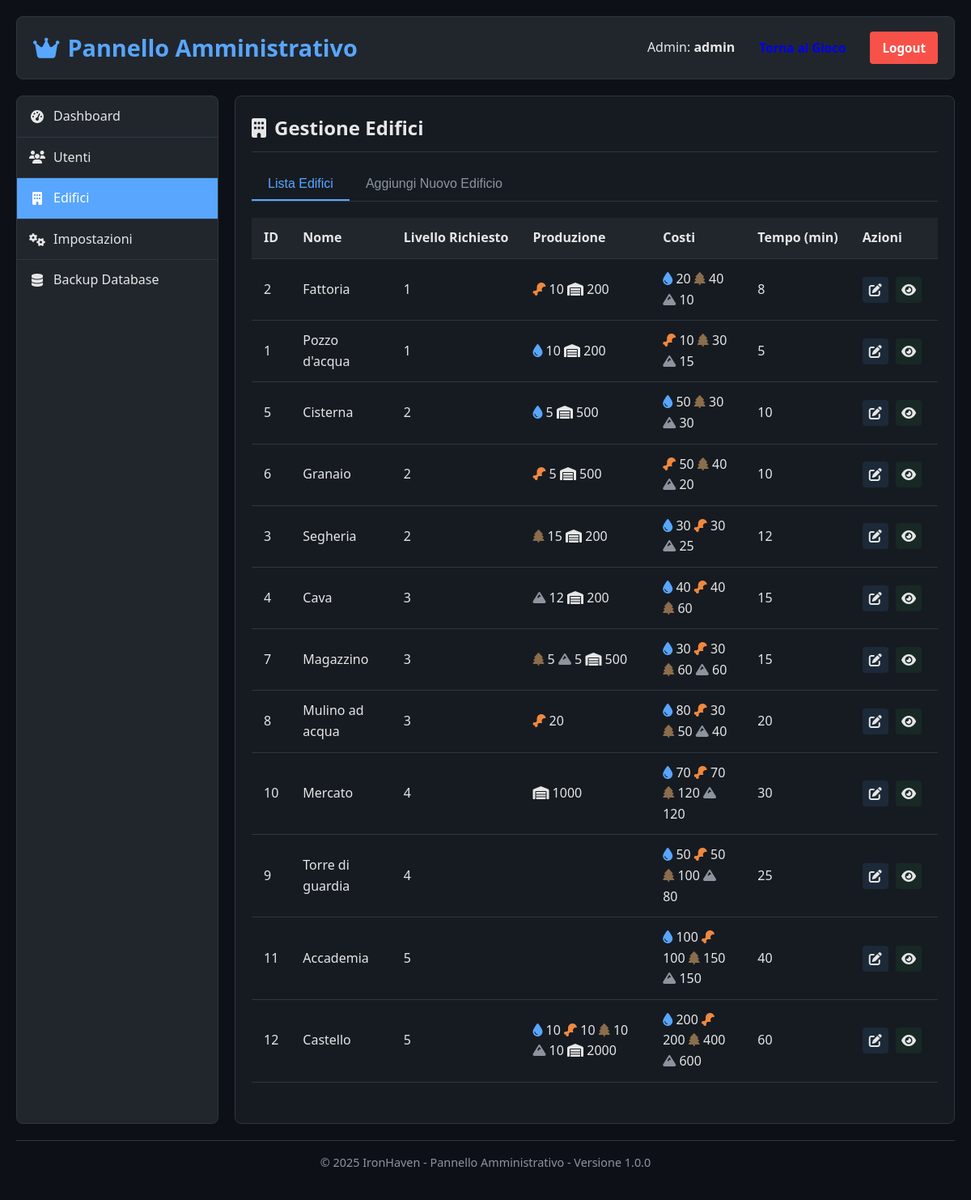
The page /admin.php?action=buildings (signed in) on the database its author committed.
### tables this page shows
CREATE TABLE building_types (
    building_type_id INT AUTO_INCREMENT PRIMARY KEY,
    name VARCHAR(50) NOT NULL,
    description TEXT,
    level_required INT DEFAULT 1,
    water_production INT DEFAULT 0,
    food_production INT DEFAULT 0,
    wood_production INT DEFAULT 0,
    stone_production INT DEFAULT 0,
    capacity_increase INT DEFAULT 0,
    water_cost INT DEFAULT 0,
    food_cost INT DEFAULT 0,
    wood_cost INT DEFAULT 0,
    stone_cost INT DEFAULT 0,
    build_time_minutes INT DEFAULT 10,
    upgrade_cost_multiplier FLOAT DEFAULT 1.5,
    max_level INT DEFAULT 5,
    image_url VARCHAR(255)
);

### admin.php (the view, shortened to what this page needs)
<?php
$username = $_SESSION['username'] ?? null;
$action = $_GET['action'] ?? 'dashboard';
function get_all_building_types() {
    try {
        $pdo = db_connect();
        $stmt = $pdo->query('SELECT * FROM building_types ORDER BY level_required, name');
        return $stmt->fetchAll(PDO::FETCH_ASSOC);
    } catch (PDOException $e) {
        error_log("Errore nell'ottenere i tipi di edifici: " . $e->getMessage());
        return [];
    }
}
$building_types = [];
$stats = [];
switch ($action) {
    case 'buildings':
        $building_types = get_all_building_types();
        break;
}
?>
<!DOCTYPE html>
<html lang="it">
<head>
    <link rel="stylesheet" href="https://cdnjs.cloudflare.com/ajax/libs/font-awesome/6.5.1/css/all.min.css">
    <link rel="stylesheet" href="css/style.css">
    <link rel="stylesheet" href="css/admin.css">
</head>
<body>
    <div class="admin-container">
        <header class="admin-header">
            <h1><i class="fas fa-crown"></i> Pannello Amministrativo</h1>
            <div class="admin-user-info">
                <span class="welcome">Admin: <strong><?php echo htmlspecialchars($username); ?></strong></span>
                <a href="index.php" class="admin-btn">Torna al Gioco</a>
                <a href="#" class="admin-btn logout-btn" id="logout-btn">Logout</a>
            </div>
        </header>
        <div class="admin-content">
            <div class="admin-sidebar">
                <ul class="admin-menu">
                    <li class="<?php echo $action === 'dashboard' ? 'active' : ''; ?>">
                        <a href="admin.php?action=dashboard"><i class="fas fa-tachometer-alt"></i> Dashboard</a>
                    </li>
                    <li class="<?php echo $action === 'users' ? 'active' : ''; ?>">
                        <a href="admin.php?action=users"><i class="fas fa-users"></i> Utenti</a>
                    </li>
                    <li class="<?php echo $action === 'buildings' || $action === 'edit_building' ? 'active' : ''; ?>">
                        <a href="admin.php?action=buildings"><i class="fas fa-building"></i> Edifici</a>
                    </li>
                    <li class="<?php echo $action === 'settings' ? 'active' : ''; ?>">
                        <a href="admin.php?action=settings"><i class="fas fa-cogs"></i> Impostazioni</a>
                    </li>
                    <li>
                        <a href="admin.php?action=backup"><i class="fas fa-database"></i> Backup Database</a>
                    </li>
                </ul>
            </div>
            <div class="admin-main">
                <?php if ($action === 'dashboard'): ?>
                <div class="admin-section">
                    <h2><i class="fas fa-tachometer-alt"></i> Dashboard</h2>
                    <div class="stats-grid">
                        <div class="stat-card">
                            <div class="stat-icon"><i class="fas fa-users"></i></div>
                            <div class="stat-value"><?php echo $stats['total_users']; ?></div>
                            <div class="stat-label">Utenti Totali</div>
                        </div>
                        <div class="stat-card">
                            <div class="stat-icon"><i class="fas fa-user-clock"></i></div>
                            <div class="stat-value"><?php echo $stats['active_users']; ?></div>
                            <div class="stat-label">Utenti Attivi (7 giorni)</div>
                        </div>
                        <div class="stat-card">
                            <div class="stat-icon"><i class="fas fa-building"></i></div>
                            <div class="stat-value"><?php echo $stats['total_buildings']; ?></div>
                            <div class="stat-label">Edifici Costruiti</div>
                        </div>
                        <div class="stat-card">
                            <div class="stat-icon"><i class="fas fa-chart-line"></i></div>
                            <div class="stat-value"><?php echo number_format($stats['avg_buildings'], 1); ?></div>
                            <div class="stat-label">Media Edifici/Utente</div>
                        </div>
                        <div class="stat-card">
                            <div class="stat-icon"><i class="fas fa-star"></i></div>
                            <div class="stat-value"><?php echo number_format($stats['avg_level'], 1); ?></div>
                            <div class="stat-label">Livello Medio</div>
                        </div>
                        <div class="stat-card">
                            <div class="stat-icon"><i class="fas fa-trophy"></i></div>
                            <div class="stat-value"><?php echo isset($stats['top_building']['name']) ? htmlspecialchars($stats['top_building']['name']) : 'N/A'; ?></div>
                            <div class="stat-label">Edificio Più Popolare</div>
                        </div>
                    </div>
                    <div class="admin-quick-links">
                        <h3>Azioni Rapide</h3>
                        <div class="quick-links-grid">
                            <a href="admin.php?action=users" class="quick-link-card">
                                <i class="fas fa-users"></i>
                                <span>Gestisci Utenti</span>
                            </a>
                            <a href="admin.php?action=buildings" class="quick-link-card">
                                <i class="fas fa-building"></i>
                                <span>Gestisci Edifici</span>
                            </a>
                            <a href="admin.php?action=settings" class="quick-link-card">
                                <i class="fas fa-cogs"></i>
                                <span>Impostazioni</span>
                            </a>
                            <a href="admin.php?action=backup" class="quick-link-card">
                                <i class="fas fa-database"></i>
                                <span>Backup Database</span>
                            </a>
                        </div>
                    </div>
                </div>
                <?php elseif ($action === 'buildings'): ?>
                <div class="admin-section">
                    <h2><i class="fas fa-building"></i> Gestione Edifici</h2>
                    <div class="admin-tabs">
                        <button class="admin-tab-btn active" data-tab="buildings-list">Lista Edifici</button>
                        <button class="admin-tab-btn" data-tab="add-building">Aggiungi Nuovo Edificio</button>
                    </div>
                    <div class="admin-tab-content active" id="buildings-list-tab">
                        <div class="admin-table-container">
                            <table class="admin-table">
                                <thead>
                                    <tr>
                                        <th>ID</th>
                                        <th>Nome</th>
                                        <th>Livello Richiesto</th>
                                        <th>Produzione</th>
                                        <th>Costi</th>
                                        <th>Tempo (min)</th>
                                        <th>Azioni</th>
                                    </tr>
                                </thead>
                                <tbody>
                                    <?php foreach ($building_types as $building): ?>
                                    <tr>
                                        <td><?php echo $building['building_type_id']; ?></td>
                                        <td><?php echo htmlspecialchars($building['name']); ?></td>
                                        <td><?php echo $building['level_required']; ?></td>
                                        <td>
                                            <?php if ($building['water_production'] > 0): ?>
                                                <i class="fas fa-tint water-icon"></i> <?php echo $building['water_production']; ?>
                                            <?php endif; ?>
                                            <?php if ($building['food_production'] > 0): ?>
                                                <i class="fas fa-drumstick-bite food-icon"></i> <?php echo $building['food_production']; ?>
                                            <?php endif; ?>
                                            <?php if ($building['wood_production'] > 0): ?>
                                                <i class="fas fa-tree wood-icon"></i> <?php echo $building['wood_production']; ?>
                                            <?php endif; ?>
                                            <?php if ($building['stone_production'] > 0): ?>
                                                <i class="fas fa-mountain stone-icon"></i> <?php echo $building['stone_production']; ?>
                                            <?php endif; ?>
                                            <?php if ($building['capacity_increase'] > 0): ?>
                                                <i class="fas fa-warehouse"></i> <?php echo $building['capacity_increase']; ?>
                                            <?php endif; ?>
                                        </td>
                                        <td>
                                            <?php if ($building['water_cost'] > 0): ?>
                                                <i class="fas fa-tint water-icon"></i> <?php echo $building['water_cost']; ?>
                                            <?php endif; ?>
                                            <?php if ($building['food_cost'] > 0): ?>
                                                <i class="fas fa-drumstick-bite food-icon"></i> <?php echo $building['food_cost']; ?>
                                            <?php endif; ?>
                                            <?php if ($building['wood_cost'] > 0): ?>
                                                <i class="fas fa-tree wood-icon"></i> <?php echo $building['wood_cost']; ?>
                                            <?php endif; ?>
                                            <?php if ($building['stone_cost'] > 0): ?>
                                                <i class="fas fa-mountain stone-icon"></i> <?php echo $building['stone_cost']; ?>
                                            <?php endif; ?>
                                        </td>
                                        <td><?php echo $building['build_time_minutes']; ?></td>
                                        <td class="actions">
                                            <a href="admin.php?action=edit_building&id=<?php echo $building['building_type_id']; ?>" class="edit-building-btn" title="Modifica">
                                                <i class="fas fa-edit"></i>
                                            </a>
                                            <a href="#" class="view-building-btn" data-id="<?php echo $building['building_type_id']; ?>" title="Visualizza Dettagli">
                                                <i class="fas fa-eye"></i>
                                            </a>
                                        </td>
                                    </tr>
                                    <?php endforeach; ?>
                                </tbody>
                            </table>
                        </div>
                    </div>
                </div>
                <?php endif; ?>
            </div>
        </div>
        <footer class="admin-footer">
            <p>&copy; <?php echo date('Y'); ?> <?php echo SITE_NAME; ?> - Pannello Amministrativo - Versione <?php echo GAME_VERSION; ?></p>
        </footer>
    </div>
</body>
</html>

### css/style.css (style rules this page uses)
* { margin: 0; padding: 0; box-sizing: border-box; }
body { font-family: 'Segoe UI', Tahoma, Geneva, Verdana, sans-serif; background-color: #0d1117; color: #e6e6e6; line-height: 1.6; }
header { display: flex; justify-content: space-between; align-items: center; padding: 10px 0; margin-bottom: 20px; border-bottom: 1px solid #30363d; }
header h1 { color: #58a6ff; font-size: 2rem; }
.welcome { font-size: 1rem; }
.login-btn, .register-btn, .logout-btn { padding: 8px 15px; border-radius: 4px; text-decoration: none; font-weight: bold; cursor: pointer; transition: all 0.3s ease; }
.logout-btn { background-color: #f85149; color: white; }
.water-icon { color: #58a6ff; }
.food-icon { color: #f0883e; }
.wood-icon { color: #8b6d4b; }
.stone-icon { color: #8d949e; }
footer { margin-top: 30px; padding: 15px 0; border-top: 1px solid #30363d; text-align: center; color: #8d949e; font-size: 0.9rem; }

### rows shown on the page
building_types: building_type_id "2", name "Fattoria", level_required "1", food_production "10", capacity_increase "200", water_cost "20", wood_cost "40", stone_cost "10", build_time_minutes "8"
building_types: building_type_id "1", name "Pozzo d'acqua", level_required "1", water_production "10", capacity_increase "200", food_cost "10", wood_cost "30", stone_cost "15", build_time_minutes "5"
building_types: building_type_id "5", name "Cisterna", level_required "2", water_production "5", capacity_increase "500", water_cost "50", wood_cost "30", stone_cost "30", build_time_minutes "10"
building_types: building_type_id "6", name "Granaio", level_required "2", food_production "5", capacity_increase "500", food_cost "50", wood_cost "40", stone_cost "20", build_time_minutes "10"
building_types: building_type_id "3", name "Segheria", level_required "2", wood_production "15", capacity_increase "200", water_cost "30", food_cost "30", stone_cost "25", build_time_minutes "12"
building_types: building_type_id "4", name "Cava", level_required "3", stone_production "12", capacity_increase "200", water_cost "40", food_cost "40", wood_cost "60", build_time_minutes "15"
building_types: building_type_id "7", name "Magazzino", level_required "3", wood_production "5", stone_production "5", capacity_increase "500", water_cost "30", food_cost "30", wood_cost "60", stone_cost "60", build_time_minutes "15"
building_types: building_type_id "8", name "Mulino ad acqua", level_required "3", food_production "20", water_cost "80", food_cost "30", wood_cost "50", stone_cost "40", build_time_minutes "20"
building_types: building_type_id "10", name "Mercato", level_required "4", capacity_increase "1000", water_cost "70", food_cost "70", wood_cost "120", stone_cost "120", build_time_minutes "30"
building_types: building_type_id "9", name "Torre di guardia", level_required "4", water_cost "50", food_cost "50", wood_cost "100", stone_cost "80", build_time_minutes "25"
building_types: building_type_id "11", name "Accademia", level_required "5", water_cost "100", food_cost "100", wood_cost "150", stone_cost "150", build_time_minutes "40"
building_types: building_type_id "12", name "Castello", level_required "5", water_production "10", food_production "10", wood_production "10", stone_production "10", capacity_increase "2000", water_cost "200", food_cost "200", wood_cost "400", stone_cost "600", build_time_minutes "60"

### other values the page prints
$username "admin"
SITE_NAME "IronHaven"
GAME_VERSION "1.0.0"
